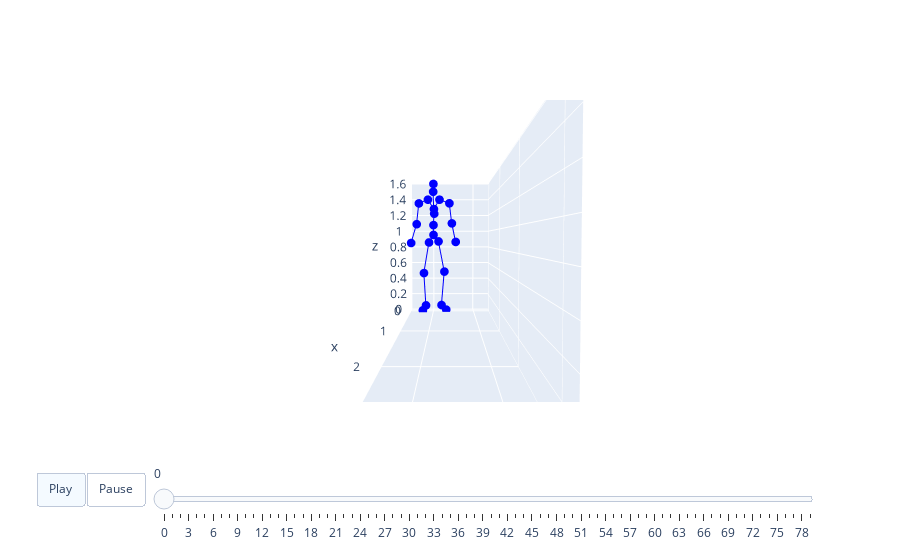

Here is the notebook cell this chart was saved with:
### Code cell
k = 0
x = pose[k].detach().cpu().numpy()
l = m_length[k]
caption = clip_text[k]
print(caption)
visualize_2motions(x, val_loader.dataset.std, val_loader.dataset.mean, args.dataname, l, save_path='study/data/data.html')

### Figure 1 — Plotly figure (JSON) as saved in the notebook; plotly's stock layout.template omitted (floating-point values rounded to 4 significant figures)
{"data": [{"marker": {"color": "blue", "size": 3}, "mode": "lines+markers", "name": "Nodes0", "type": "scatter3d", "x": [0, -0.003442, null, -0.003442, -0.01592, null, -0.01592, -0.08363, null, -0.08363, 0.05831, null, 0, -0.01265, null, -0.01265, -0.06438, null, -0.06438, -0.08723, null, -0.08723, 0.03771, null, 0, -0.04563, null, -0.04563, -0.0299, null, -0.0299, -0.02031, null, -0.02031, -0.03947, null, -0.03947, 0.01026, null, -0.02031, -0.04052, null, -0.04052, -0.04995, null, -0.04995, -0.08465, null, -0.08465, 0.02922, null, -0.02031, -0.02841, null, -0.02841, -0.04074, null, -0.04074, -0.09741, null, -0.09741, 0.01758, null], "y": [0, -0.05614, null, -0.05614, -0.121, null, -0.121, -0.1008, null, -0.1008, -0.1307, null, 0, 0.06222, null, 0.06222, 0.1343, null, 0.1343, 0.09761, null, 0.09761, 0.1589, null, 0, -0.002197, null, -0.002197, 0.008182, null, 0.008182, 0.004667, null, 0.004667, -0.005312, null, -0.005312, 9.008e-05, null, 0.004667, -0.07155, null, -0.07155, -0.1853, null, -0.1853, -0.2167, null, -0.2167, -0.2756, null, 0.004667, 0.07438, null, 0.07438, 0.1979, null, 0.1979, 0.2294, null, 0.2294, 0.2767, null], "z": [0.9532, 0.8589, null, 0.8589, 0.4743, null, 0.4743, 0.05456, null, 0.05456, 0.0187, null, 0.9532, 0.8721, null, 0.8721, 0.4886, null, 0.4886, 0.0583, null, 0.0583, 0.02382, null, 0.9532, 1.077, null, 1.077, 1.219, null, 1.219, 1.275, null, 1.275, 1.493, null, 1.493, 1.583, null, 1.275, 1.395, null, 1.395, 1.349, null, 1.349, 1.09, null, 1.09, 0.8526, null, 1.275, 1.393, null, 1.393, 1.35, null, 1.35, 1.101, null, 1.101, 0.8658, null]}, {"marker": {"color": "red", "size": 3}, "mode": "lines+markers", "name": "Nodes1", "type": "scatter3d", "x": [], "y": [], "z": []}], "layout": {"scene": {"aspectmode": "manual", "aspectratio": {"x": 3.321, "y": 0.9662, "z": 1.606}, "camera": {"eye": {"x": 3, "y": 0, "z": 0.1}}, "xaxis": {"range": [-0.1111, 3.21]}, "yaxis": {"range": [-0.2756, 0.6906]}, "zaxis": {"range": [0, 1.606]}}, "sliders": [{"len": 0.9, "pad": {"b": 10, "t": 60}, "steps": [{"args": [["frame0"], {"frame": {"duration": 0}, "fromcurrent": true, "mode": "immediate", "transition": {"duration": 0, "easing": "linear"}}], "label": "0", "method": "animate"}, {"args": [["frame1"], {"frame": {"duration": 0}, "fromcurrent": true, "mode": "immediate", "transition": {"duration": 0, "easing": "linear"}}], "label": "1", "method": "animate"}, {"args": [["frame2"], {"frame": {"duration": 0}, "fromcurrent": true, "mode": "immediate", "transition": {"duration": 0, "easing": "linear"}}], "label": "2", "method": "animate"}, {"args": [["frame3"], {"frame": {"duration": 0}, "fromcurrent": true, "mode": "immediate", "transition": {"duration": 0, "easing": "linear"}}], "label": "3", "method": "animate"}, {"args": [["frame4"], {"frame": {"duration": 0}, "fromcurrent": true, "mode": "immediate", "transition": {"duration": 0, "easing": "linear"}}], "label": "4", "method": "animate"}, {"args": [["frame5"], {"frame": {"duration": 0}, "fromcurrent": true, "mode": "immediate", "transition": {"duration": 0, "easing": "linear"}}], "label": "5", "method": "animate"}, {"args": [["frame6"], {"frame": {"duration": 0}, "fromcurrent": true, "mode": "immediate", "transition": {"duration": 0, "easing": "linear"}}], "label": "6", "method": "animate"}, {"args": [["frame7"], {"frame": {"duration": 0}, "fromcurrent": true, "mode": "immediate", "transition": {"duration": 0, "easing": "linear"}}], "label": "7", "method": "animate"}, {"args": [["frame8"], {"frame": {"duration": 0}, "fromcurrent": true, "mode": "immediate", "transition": {"duration": 0, "easing": "linear"}}], "label": "8", "method": "animate"}, {"args": [["frame9"], {"frame": {"duration": 0}, "fromcurrent": true, "mode": "immediate", "transition": {"duration": 0, "easing": "linear"}}], "label": "9", "method": "animate"}, {"args": [["frame10"], {"frame": {"duration": 0}, "fromcurrent": true, "mode": "immediate", "transition": {"duration": 0, "easing": "linear"}}], "label": "10", "method": "animate"}, {"args": [["frame11"], {"frame": {"duration": 0}, "fromcurrent": true, "mode": "immediate", "transition": {"duration": 0, "easing": "linear"}}], "label": "11", "method": "animate"}, {"args": [["frame12"], {"frame": {"duration": 0}, "fromcurrent": true, "mode": "immediate", "transition": {"duration": 0, "easing": "linear"}}], "label": "12", "method": "animate"}, {"args": [["frame13"], {"frame": {"duration": 0}, "fromcurrent": true, "mode": "immediate", "transition": {"duration": 0, "easing": "linear"}}], "label": "13", "method": "animate"}, {"args": [["frame14"], {"frame": {"duration": 0}, "fromcurrent": true, "mode": "immediate", "transition": {"duration": 0, "easing": "linear"}}], "label": "14", "method": "animate"}, {"args": [["frame15"], {"frame": {"duration": 0}, "fromcurrent": true, "mode": "immediate", "transition": {"duration": 0, "easing": "linear"}}], "label": "15", "method": "animate"}, {"args": [["frame16"], {"frame": {"duration": 0}, "fromcurrent": true, "mode": "immediate", "transition": {"duration": 0, "easing": "linear"}}], "label": "16", "method": "animate"}, {"args": [["frame17"], {"frame": {"duration": 0}, "fromcurrent": true, "mode": "immediate", "transition": {"duration": 0, "easing": "linear"}}], "label": "17", "method": "animate"}, {"args": [["frame18"], {"frame": {"duration": 0}, "fromcurrent": true, "mode": "immediate", "transition": {"duration": 0, "easing": "linear"}}], "label": "18", "method": "animate"}, {"args": [["frame19"], {"frame": {"duration": 0}, "fromcurrent": true, "mode": "immediate", "transition": {"duration": 0, "easing": "linear"}}], "label": "19", "method": "animate"}, {"args": [["frame20"], {"frame": {"duration": 0}, "fromcurrent": true, "mode": "immediate", "transition": {"duration": 0, "easing": "linear"}}], "label": "20", "method": "animate"}, {"args": [["frame21"], {"frame": {"duration": 0}, "fromcurrent": true, "mode": "immediate", "transition": {"duration": 0, "easing": "linear"}}], "label": "21", "method": "animate"}, {"args": [["frame22"], {"frame": {"duration": 0}, "fromcurrent": true, "mode": "immediate", "transition": {"duration": 0, "easing": "linear"}}], "label": "22", "method": "animate"}, {"args": [["frame23"], {"frame": {"duration": 0}, "fromcurrent": true, "mode": "immediate", "transition": {"duration": 0, "easing": "linear"}}], "label": "23", "method": "animate"}, {"args": [["frame24"], {"frame": {"duration": 0}, "fromcurrent": true, "mode": "immediate", "transition": {"duration": 0, "easing": "linear"}}], "label": "24", "method": "animate"}, {"args": [["frame25"], {"frame": {"duration": 0}, "fromcurrent": true, "mode": "immediate", "transition": {"duration": 0, "easing": "linear"}}], "label": "25", "method": "animate"}, {"args": [["frame26"], {"frame": {"duration": 0}, "fromcurrent": true, "mode": "immediate", "transition": {"duration": 0, "easing": "linear"}}], "label": "26", "method": "animate"}, {"args": [["frame27"], {"frame": {"duration": 0}, "fromcurrent": true, "mode": "immediate", "transition": {"duration": 0, "easing": "linear"}}], "label": "27", "method": "animate"}, {"args": [["frame28"], {"frame": {"duration": 0}, "fromcurrent": true, "mode": "immediate", "transition": {"duration": 0, "easing": "linear"}}], "label": "28", "method": "animate"}, {"args": [["frame29"], {"frame": {"duration": 0}, "fromcurrent": true, "mode": "immediate", "transition": {"duration": 0, "easing": "linear"}}], "label": "29", "method": "animate"}, {"args": [["frame30"], {"frame": {"duration": 0}, "fromcurrent": true, "mode": "immediate", "transition": {"duration": 0, "easing": "linear"}}], "label": "30", "method": "animate"}, {"args": [["frame31"], {"frame": {"duration": 0}, "fromcurrent": true, "mode": "immediate", "transition": {"duration": 0, "easing": "linear"}}], "label": "31", "method": "animate"}, {"args": [["frame32"], {"frame": {"duration": 0}, "fromcurrent": true, "mode": "immediate", "transition": {"duration": 0, "easing": "linear"}}], "label": "32", "method": "animate"}, {"args": [["frame33"], {"frame": {"duration": 0}, "fromcurrent": true, "mode": "immediate", "transition": {"duration": 0, "easing": "linear"}}], "label": "33", "method": "animate"}, {"args": [["frame34"], {"frame": {"duration": 0}, "fromcurrent": true, "mode": "immediate", "transition": {"duration": 0, "easing": "linear"}}], "label": "34", "method": "animate"}, {"args": [["frame35"], {"frame": {"duration": 0}, "fromcurrent": true, "mode": "immediate", "transition": {"duration": 0, "easing": "linear"}}], "label": "35", "method": "animate"}, {"args": [["frame36"], {"frame": {"duration": 0}, "fromcurrent": true, "mode": "immediate", "transition": {"duration": 0, "easing": "linear"}}], "label": "36", "method": "animate"}, {"args": [["frame37"], {"frame": {"duration": 0}, "fromcurrent": true, "mode": "immediate", "transition": {"duration": 0, "easing": "linear"}}], "label": "37", "method": "animate"}, {"args": [["frame38"], {"frame": {"duration": 0}, "fromcurrent": true, "mode": "immediate", "transition": {"duration": 0, "easing": "linear"}}], "label": "38", "method": "animate"}, {"args": [["frame39"], {"frame": {"duration": 0}, "fromcurrent": true, "mode": "immediate", "transition": {"duration": 0, "easing": "linear"}}], "label": "39", "method": "animate"}, {"args": [["frame40"], {"frame": {"duration": 0}, "fromcurrent": true, "mode": "immediate", "transition": {"duration": 0, "easing": "linear"}}], "label": "40", "method": "animate"}, {"args": [["frame41"], {"frame": {"duration": 0}, "fromcurrent": true, "mode": "immediate", "transition": {"duration": 0, "easing": "linear"}}], "label": "41", "method": "animate"}, {"args": [["frame42"], {"frame": {"duration": 0}, "fromcurrent": true, "mode": "immediate", "transition": {"duration": 0, "easing": "linear"}}], "label": "42", "method": "animate"}, {"args": [["frame43"], {"frame": {"duration": 0}, "fromcurrent": true, "mode": "immediate", "transition": {"duration": 0, "easing": "linear"}}], "label": "43", "method": "animate"}, {"args": [["frame44"], {"frame": {"duration": 0}, "fromcurrent": true, "mode": "immediate", "transition": {"duration": 0, "easing": "linear"}}], "label": "44", "method": "animate"}, {"args": [["frame45"], {"frame": {"duration": 0}, "fromcurrent": true, "mode": "immediate", "transition": {"duration": 0, "easing": "linear"}}], "label": "45", "method": "animate"}, {"args": [["frame46"], {"frame": {"duration": 0}, "fromcurrent": true, "mode": "immediate", "transition": {"duration": 0, "easing": "linear"}}], "label": "46", "method": "animate"}, {"args": [["frame47"], {"frame": {"duration": 0}, "fromcurrent": true, "mode": "immediate", "transition": {"duration": 0, "easing": "linear"}}], "label": "47", "method": "animate"}, {"args": [["frame48"], {"frame": {"duration": 0}, "fromcurrent": true, "mode": "immediate", "transition": {"duration": 0, "easing": "linear"}}], "label": "48", "method": "animate"}, {"args": [["frame49"], {"frame": {"duration": 0}, "fromcurrent": true, "mode": "immediate", "transition": {"duration": 0, "easing": "linear"}}], "label": "49", "method": "animate"}, {"args": [["frame50"], {"frame": {"duration": 0}, "fromcurrent": true, "mode": "immediate", "transition": {"duration": 0, "easing": "linear"}}], "label": "50", "method": "animate"}, {"args": [["frame51"], {"frame": {"duration": 0}, "fromcurrent": true, "mode": "immediate", "transition": {"duration": 0, "easing": "linear"}}], "label": "51", "method": "animate"}, {"args": [["frame52"], {"frame": {"duration": 0}, "fromcurrent": true, "mode": "immediate", "transition": {"duration": 0, "easing": "linear"}}], "label": "52", "method": "animate"}, {"args": [["frame53"], {"frame": {"duration": 0}, "fromcurrent": true, "mode": "immediate", "transition": {"duration": 0, "easing": "linear"}}], "label": "53", "method": "animate"}, {"args": [["frame54"], {"frame": {"duration": 0}, "fromcurrent": true, "mode": "immediate", "transition": {"duration": 0, "easing": "linear"}}], "label": "54", "method": "animate"}, {"args": [["frame55"], {"frame": {"duration": 0}, "fromcurrent": true, "mode": "immediate", "transition": {"duration": 0, "easing": "linear"}}], "label": "55", "method": "animate"}, {"args": [["frame56"], {"frame": {"duration": 0}, "fromcurrent": true, "mode": "immediate", "transition": {"duration": 0, "easing": "linear"}}], "label": "56", "method": "animate"}, {"args": [["frame57"], {"frame": {"duration": 0}, "fromcurrent": true, "mode": "immediate", "transition": {"duration": 0, "easing": "linear"}}], "label": "57", "method": "animate"}, {"args": [["frame58"], {"frame": {"duration": 0}, "fromcurrent": true, "mode": "immediate", "transition": {"duration": 0, "easing": "linear"}}], "label": "58", "method": "animate"}, {"args": [["frame59"], {"frame": {"duration": 0}, "fromcurrent": true, "mode": "immediate", "transition": {"duration": 0, "easing": "linear"}}], "label": "59", "method": "animate"}, {"args": [["frame60"], {"frame": {"duration": 0}, "fromcurrent": true, "mode": "immediate", "transition": {"duration": 0, "easing": "linear"}}], "label": "60", "method": "animate"}, {"args": [["frame61"], {"frame": {"duration": 0}, "fromcurrent": true, "mode": "immediate", "transition": {"duration": 0, "easing": "linear"}}], "label": "61", "method": "animate"}, {"args": [["frame62"], {"frame": {"duration": 0}, "fromcurrent": true, "mode": "immediate", "transition": {"duration": 0, "easing": "linear"}}], "label": "62", "method": "animate"}, {"args": [["frame63"], {"frame": {"duration": 0}, "fromcurrent": true, "mode": "immediate", "transition": {"duration": 0, "easing": "linear"}}], "label": "63", "method": "animate"}, {"args": [["frame64"], {"frame": {"duration": 0}, "fromcurrent": true, "mode": "immediate", "transition": {"duration": 0, "easing": "linear"}}], "label": "64", "method": "animate"}, {"args": [["frame65"], {"frame": {"duration": 0}, "fromcurrent": true, "mode": "immediate", "transition": {"duration": 0, "easing": "linear"}}], "label": "65", "method": "animate"}, {"args": [["frame66"], {"frame": {"duration": 0}, "fromcurrent": true, "mode": "immediate", "transition": {"duration": 0, "easing": "linear"}}], "label": "66", "method": "animate"}, {"args": [["frame67"], {"frame": {"duration": 0}, "fromcurrent": true, "mode": "immediate", "transition": {"duration": 0, "easing": "linear"}}], "label": "67", "method": "animate"}, {"args": [["frame68"], {"frame": {"duration": 0}, "fromcurrent": true, "mode": "immediate", "transition": {"duration": 0, "easing": "linear"}}], "label": "68", "method": "animate"}, {"args": [["frame69"], {"frame": {"duration": 0}, "fromcurrent": true, "mode": "immediate", "transition": {"duration": 0, "easing": "linear"}}], "label": "69", "method": "animate"}, {"args": [["frame70"], {"frame": {"duration": 0}, "fromcurrent": true, "mode": "immediate", "transition": {"duration": 0, "easing": "linear"}}], "label": "70", "method": "animate"}, {"args": [["frame71"], {"frame": {"duration": 0}, "fromcurrent": true, "mode": "immediate", "transition": {"duration": 0, "easing": "linear"}}], "label": "71", "method": "animate"}, {"args": [["frame72"], {"frame": {"duration": 0}, "fromcurrent": true, "mode": "immediate", "transition": {"duration": 0, "easing": "linear"}}], "label": "72", "method": "animate"}, {"args": [["frame73"], {"frame": {"duration": 0}, "fromcurrent": true, "mode": "immediate", "transition": {"duration": 0, "easing": "linear"}}], "label": "73", "method": "animate"}, {"args": [["frame74"], {"frame": {"duration": 0}, "fromcurrent": true, "mode": "immediate", "transition": {"duration": 0, "easing": "linear"}}], "label": "74", "method": "animate"}, {"args": [["frame75"], {"frame": {"duration": 0}, "fromcurrent": true, "mode": "immediate", "transition": {"duration": 0, "easing": "linear"}}], "label": "75", "method": "animate"}, {"args": [["frame76"], {"frame": {"duration": 0}, "fromcurrent": true, "mode": "immediate", "transition": {"duration": 0, "easing": "linear"}}], "label": "76", "method": "animate"}, {"args": [["frame77"], {"frame": {"duration": 0}, "fromcurrent": true, "mode": "immediate", "transition": {"duration": 0, "easing": "linear"}}], "label": "77", "method": "animate"}, {"args": [["frame78"], {"frame": {"duration": 0}, "fromcurrent": true, "mode": "immediate", "transition": {"duration": 0, "easing": "linear"}}], "label": "78", "method": "animate"}, {"args": [["frame79"], {"frame": {"duration": 0}, "fromcurrent": true, "mode": "immediate", "transition": {"duration": 0, "easing": "linear"}}], "label": "79", "method": "animate"}], "x": 0.1, "y": 0}], "updatemenus": [{"buttons": [{"args": [null, {"frame": {"duration": 40}, "fromcurrent": true, "mode": "immediate", "transition": {"duration": 40, "easing": "linear"}}], "label": "Play", "method": "animate"}, {"args": [[null], {"frame": {"duration": 0}, "fromcurrent": true, "mode": "immediate", "transition": {"duration": 0, "easing": "linear"}}], "label": "Pause", "method": "animate"}], "direction": "left", "pad": {"r": 10, "t": 70}, "type": "buttons", "x": 0.1, "y": 0}]}}
